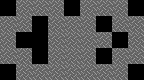

Rendered tile map (Tiled .tmx) drawn with the repository's tilesets; below, a short description and the full map source, tile grids included:
An orthogonal 9x5 tile map with 16x16 px tiles, 1 tile layer (Tile Layer 1), 2 tilesets and 1 object.

<map version="1.10" tiledversion="1.10.2" orientation="orthogonal" renderorder="right-down" width="9" height="5" tilewidth="16" tileheight="16" infinite="0" nextlayerid="3" nextobjectid="6">
 <tileset firstgid="1" source="../../../../tools/soko/templateTiledProject/tilesheet.tsx" />
 <tileset firstgid="65" source="../../../../tools/soko/templateTiledProject/soko_entities.tsx" />
 <layer id="1" name="Tile Layer 1" width="9" height="5">
  <data encoding="csv">
0,2,2,2,0,2,2,2,0,
2,2,0,2,2,2,0,2,2,
2,0,0,2,2,2,2,0,2,
2,2,0,2,2,2,0,2,2,
0,2,2,2,2,2,2,2,0
</data>
 </layer>
 <objectgroup id="2" name="entities">
  <object id="1" gid="65" x="64" y="48" width="16" height="16">
   <properties>
    <property name="gamemode" value="SOKO_EULER" />
   </properties>
  </object>
 </objectgroup>
</map>
